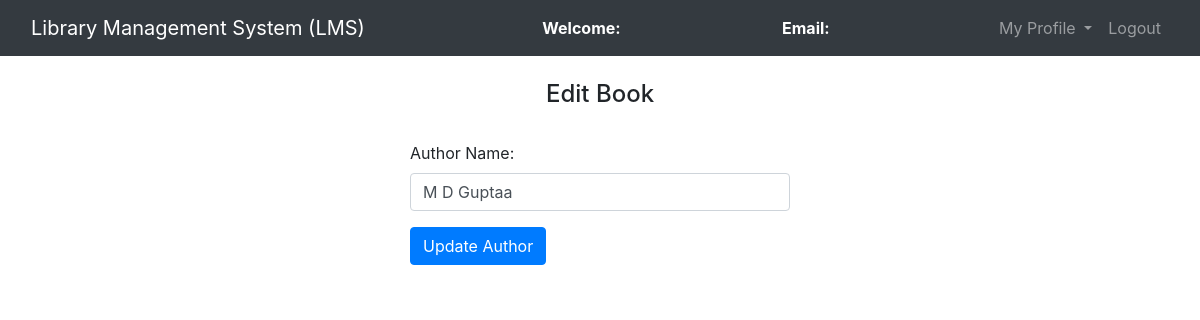
/admin/edit_author.php?aid=102, run on an earlier commit of the app's database.
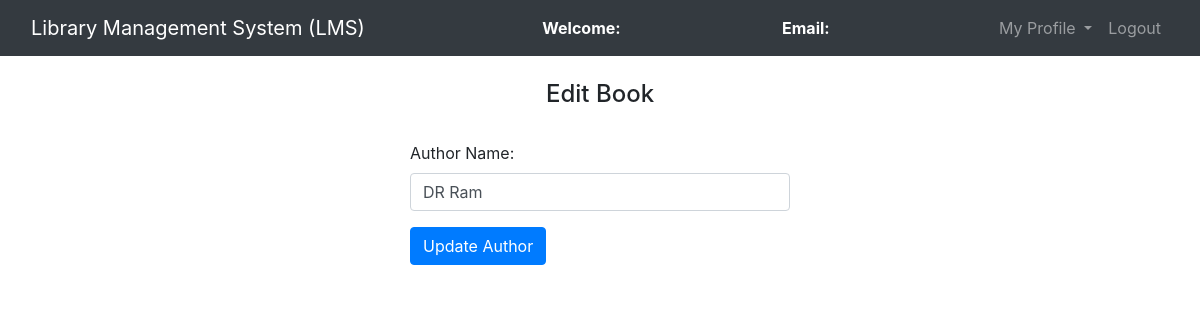
And on a later commit of the database.
### tables this page shows
CREATE TABLE `authors` (
  `author_id` int(11) NOT NULL,
  `author_name` varchar(250) NOT NULL
);

### admin/edit_author.php (the view, shortened to what this page needs)
<?php
	$connection = mysqli_connect("localhost","root","");
	$author_name = "";
	$query = "select * from authors where author_id = $_GET[aid]";
	$query_run = mysqli_query($connection,$query);
	while ($row = mysqli_fetch_assoc($query_run)){
		$author_name = $row['author_name'];
	}
?>
<!DOCTYPE html>
<html>
<head>
	<link rel="stylesheet" type="text/css" href="../bootstrap-4.4.1/css/bootstrap.min.css">
</head>
<body>
	<nav class="navbar navbar-expand-lg navbar-dark bg-dark">
		<div class="container-fluid">
			<div class="navbar-header">
				<a class="navbar-brand" href="admin_dashboard.php">Library Management System (LMS)</a>
			</div>
			<font style="color: white"><span><strong>Welcome: <?php echo $_SESSION['name'];?></strong></span></font>
			<font style="color: white"><span><strong>Email: <?php echo $_SESSION['email'];?></strong></font>
		    <ul class="nav navbar-nav navbar-right">
		      <li class="nav-item dropdown">
	        	<a class="nav-link dropdown-toggle" data-toggle="dropdown">My Profile </a>
		      </li>
		      <li class="nav-item">
		        <a class="nav-link" href="../logout.php">Logout</a>
		      </li>
		    </ul>
		</div>
	</nav><br>
		<center><h4>Edit Book</h4><br></center>
		<div class="row">
			<div class="col-md-4"></div>
			<div class="col-md-4">
				<form action="" method="post">
					<div class="form-group">
						<label for="name">Author Name:</label>
						<input type="text" class="form-control" name="author_name" value="<?php echo $author_name; ?>" required>
					</div>
					<button type="submit" name="update_author" class="btn btn-primary">Update Author</button>
				</form>
			</div>
			<div class="col-md-4"></div>
		</div>
</body>
</html>

What changed in the data, as far as the page shows it:
changed authors: author_name "M D Guptaa" → "DR Ram"
